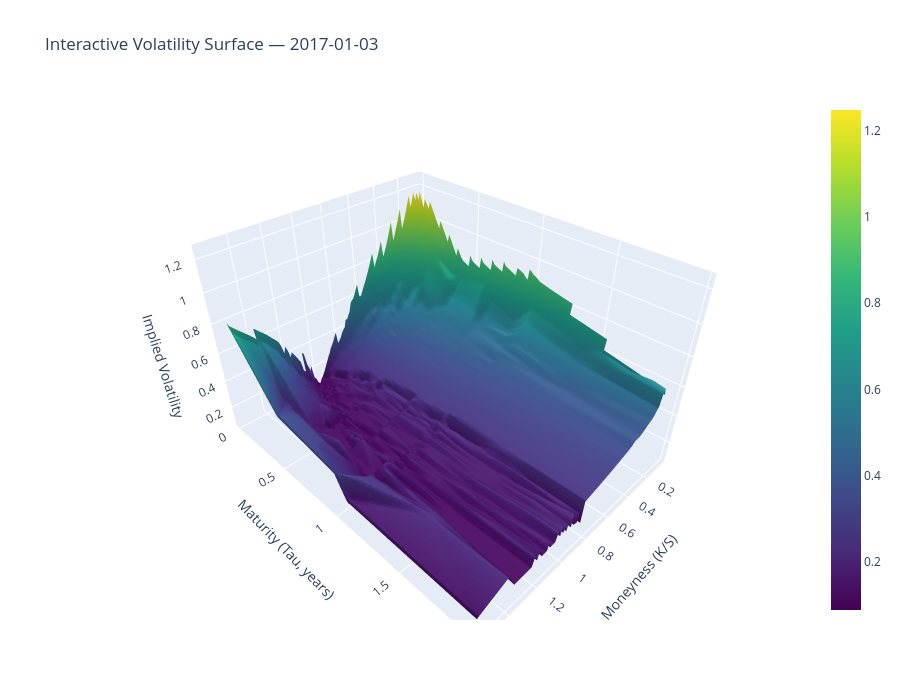

Notebook cell for this chart:
### Code cell
date0 = "2017-01-03"
df0 = df[df["date"] == date0].dropna(subset=["implied_vol"]).copy()

df0["moneyness"] = df0["strike_price"] / df0["forward_price"]

x = df0["moneyness"].values
y = df0["tau"].values
z = df0["implied_vol"].values

xi = np.linspace(x.min(), x.max(), 120)
yi = np.linspace(y.min(), y.max(), 120)
Xi, Yi = np.meshgrid(xi, yi)

Zi = griddata((x, y), z, (Xi, Yi), method="linear")


fig = go.Figure(data=[go.Surface(
    x=Xi,
    y=Yi,
    z=Zi,
    colorscale="Viridis"
)])

fig.update_layout(
    title=f"Interactive Volatility Surface — {date0}",
    scene=dict(
        xaxis_title="Moneyness (K/S)",
        yaxis_title="Maturity (Tau, years)",
        zaxis_title="Implied Volatility",
    ),
    width=900,
    height=700,
)

fig.show()

### Figure 1 — Plotly figure (JSON) as saved in the notebook; plotly's stock layout.template omitted (floating-point values rounded to 4 significant figures; data arrays with more than 128 entries replaced by an {"elided": "..."} marker saying what was removed)
{"data": [{"colorscale": [[0, "#440154"], [0.1111, "#482878"], [0.2222, "#3e4989"], [0.3333, "#31688e"], [0.4444, "#26828e"], [0.5556, "#1f9e89"], [0.6667, "#35b779"], [0.7778, "#6ece58"], [0.8889, "#b5de2b"], [1, "#fde725"]], "type": "surface", "x": {"elided": "120x120 float values"}, "y": {"elided": "120x120 float values"}, "z": {"elided": "120x120 float values"}}], "layout": {"height": 700, "scene": {"xaxis": {"title": {"text": "Moneyness (K/S)"}}, "yaxis": {"title": {"text": "Maturity (Tau, years)"}}, "zaxis": {"title": {"text": "Implied Volatility"}}}, "title": {"text": "Interactive Volatility Surface — 2017-01-03"}, "width": 900}}
